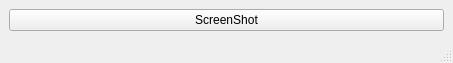
<?xml version="1.0" encoding="UTF-8"?>
<ui version="4.0">
 <class>MainWindow</class>
 <widget class="QMainWindow" name="MainWindow">
  <property name="geometry">
   <rect>
    <x>0</x>
    <y>0</y>
    <width>453</width>
    <height>63</height>
   </rect>
  </property>
  <property name="maximumSize">
   <size>
    <width>1000</width>
    <height>63</height>
   </size>
  </property>
  <property name="cursor">
   <cursorShape>ArrowCursor</cursorShape>
  </property>
  <property name="windowTitle">
   <string>MainWindow</string>
  </property>
  <widget class="QWidget" name="centralwidget">
   <layout class="QGridLayout" name="gridLayout">
    <item row="0" column="0">
     <layout class="QVBoxLayout" name="verticalLayout">
      <item>
       <widget class="QPushButton" name="pushButton">
        <property name="text">
         <string>ScreenShot</string>
        </property>
       </widget>
      </item>
     </layout>
    </item>
   </layout>
  </widget>
  <widget class="QStatusBar" name="statusbar">
   <property name="cursor">
    <cursorShape>ArrowCursor</cursorShape>
   </property>
   <property name="styleSheet">
    <string notr="true">font: 9pt &quot;Times New Roman&quot;;</string>
   </property>
  </widget>
 </widget>
 <resources/>
 <connections/>
</ui>
